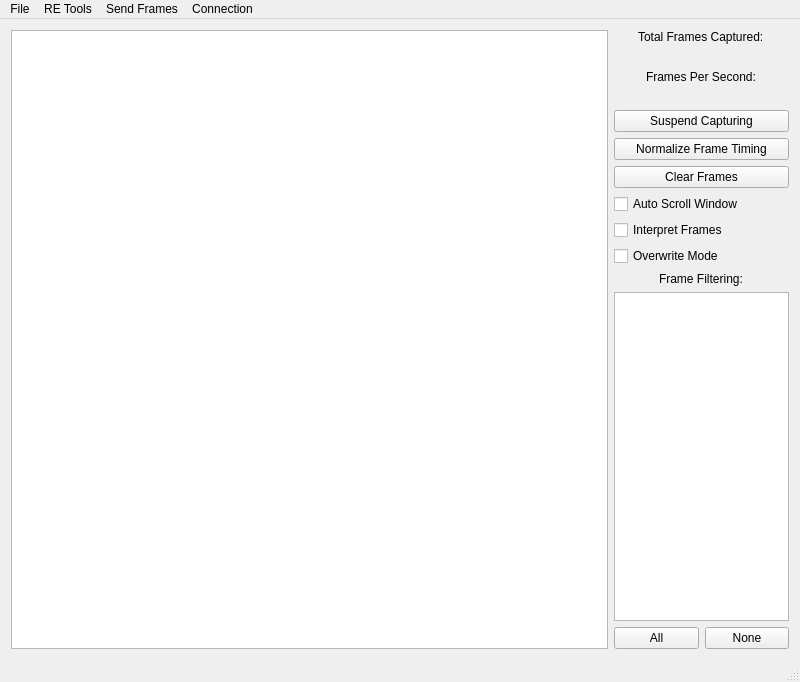
<?xml version="1.0" encoding="UTF-8"?>
<ui version="4.0">
 <class>MainWindow</class>
 <widget class="QMainWindow" name="MainWindow">
  <property name="geometry">
   <rect>
    <x>0</x>
    <y>0</y>
    <width>800</width>
    <height>682</height>
   </rect>
  </property>
  <property name="sizePolicy">
   <sizepolicy hsizetype="Fixed" vsizetype="Fixed">
    <horstretch>0</horstretch>
    <verstretch>0</verstretch>
   </sizepolicy>
  </property>
  <property name="minimumSize">
   <size>
    <width>800</width>
    <height>500</height>
   </size>
  </property>
  <property name="windowTitle">
   <string>SavvyCAN</string>
  </property>
  <widget class="QWidget" name="centralWidget">
   <layout class="QHBoxLayout" name="horizontalLayout">
    <item>
     <widget class="QTableView" name="canFramesView">
      <property name="alternatingRowColors">
       <bool>true</bool>
      </property>
      <property name="wordWrap">
       <bool>false</bool>
      </property>
      <attribute name="verticalHeaderDefaultSectionSize">
       <number>24</number>
      </attribute>
      <attribute name="verticalHeaderMinimumSectionSize">
       <number>24</number>
      </attribute>
     </widget>
    </item>
    <item>
     <layout class="QVBoxLayout" name="verticalLayout">
      <item alignment="Qt::AlignHCenter">
       <widget class="QLabel" name="label">
        <property name="sizePolicy">
         <sizepolicy hsizetype="Preferred" vsizetype="Fixed">
          <horstretch>0</horstretch>
          <verstretch>0</verstretch>
         </sizepolicy>
        </property>
        <property name="text">
         <string>Total Frames Captured:</string>
        </property>
       </widget>
      </item>
      <item alignment="Qt::AlignHCenter">
       <widget class="QLabel" name="lbNumFrames">
        <property name="sizePolicy">
         <sizepolicy hsizetype="Preferred" vsizetype="Fixed">
          <horstretch>0</horstretch>
          <verstretch>0</verstretch>
         </sizepolicy>
        </property>
        <property name="text">
         <string/>
        </property>
       </widget>
      </item>
      <item alignment="Qt::AlignHCenter">
       <widget class="QLabel" name="label_6">
        <property name="sizePolicy">
         <sizepolicy hsizetype="Preferred" vsizetype="Fixed">
          <horstretch>0</horstretch>
          <verstretch>0</verstretch>
         </sizepolicy>
        </property>
        <property name="text">
         <string>Frames Per Second:</string>
        </property>
       </widget>
      </item>
      <item alignment="Qt::AlignHCenter">
       <widget class="QLabel" name="lbFPS">
        <property name="sizePolicy">
         <sizepolicy hsizetype="Preferred" vsizetype="Fixed">
          <horstretch>0</horstretch>
          <verstretch>0</verstretch>
         </sizepolicy>
        </property>
        <property name="text">
         <string/>
        </property>
       </widget>
      </item>
      <item>
       <widget class="QPushButton" name="btnCaptureToggle">
        <property name="text">
         <string>Suspend Capturing</string>
        </property>
       </widget>
      </item>
      <item>
       <widget class="QPushButton" name="btnNormalize">
        <property name="text">
         <string>Normalize Frame Timing</string>
        </property>
       </widget>
      </item>
      <item>
       <widget class="QPushButton" name="btnClearFrames">
        <property name="text">
         <string>Clear Frames</string>
        </property>
       </widget>
      </item>
      <item>
       <widget class="QCheckBox" name="cbAutoScroll">
        <property name="text">
         <string>Auto Scroll Window</string>
        </property>
       </widget>
      </item>
      <item>
       <widget class="QCheckBox" name="cbInterpret">
        <property name="text">
         <string>Interpret Frames</string>
        </property>
       </widget>
      </item>
      <item>
       <widget class="QCheckBox" name="cbOverwrite">
        <property name="text">
         <string>Overwrite Mode</string>
        </property>
       </widget>
      </item>
      <item alignment="Qt::AlignHCenter">
       <widget class="QLabel" name="label_7">
        <property name="text">
         <string>Frame Filtering:</string>
        </property>
       </widget>
      </item>
      <item alignment="Qt::AlignHCenter">
       <widget class="QListWidget" name="listFilters">
        <property name="sizePolicy">
         <sizepolicy hsizetype="Fixed" vsizetype="Expanding">
          <horstretch>0</horstretch>
          <verstretch>0</verstretch>
         </sizepolicy>
        </property>
        <property name="minimumSize">
         <size>
          <width>0</width>
          <height>160</height>
         </size>
        </property>
        <property name="maximumSize">
         <size>
          <width>175</width>
          <height>16777215</height>
         </size>
        </property>
       </widget>
      </item>
      <item>
       <layout class="QHBoxLayout" name="horizontalLayout_3">
        <item>
         <widget class="QPushButton" name="btnFilterAll">
          <property name="text">
           <string>All</string>
          </property>
         </widget>
        </item>
        <item>
         <widget class="QPushButton" name="btnFilterNone">
          <property name="text">
           <string>None</string>
          </property>
         </widget>
        </item>
       </layout>
      </item>
     </layout>
    </item>
   </layout>
  </widget>
  <widget class="QMenuBar" name="menuBar">
   <property name="geometry">
    <rect>
     <x>0</x>
     <y>0</y>
     <width>800</width>
     <height>17</height>
    </rect>
   </property>
   <widget class="QMenu" name="menu_RE_Tools">
    <property name="title">
     <string>RE Tools</string>
    </property>
    <addaction name="actionFlow_View"/>
    <addaction name="actionGraph_Dta"/>
    <addaction name="actionFrame_Data_Analysis"/>
    <addaction name="actionFile_Comparison"/>
    <addaction name="actionRange_State_2"/>
    <addaction name="actionSingle_Multi_State_2"/>
    <addaction name="actionISO_TP_Decoder"/>
   </widget>
   <widget class="QMenu" name="menuSend_Frames">
    <property name="title">
     <string>Send Frames</string>
    </property>
    <addaction name="action_Playback"/>
    <addaction name="action_Custom"/>
    <addaction name="actionScripting_INterface"/>
    <addaction name="actionFuzzing"/>
    <addaction name="actionUDS_Scanner"/>
    <addaction name="actionFirmware_Update"/>
    <addaction name="actionMotorControlConfig"/>
   </widget>
   <widget class="QMenu" name="menuFile">
    <property name="title">
     <string>File</string>
    </property>
    <addaction name="actionOpen_Log_File"/>
    <addaction name="actionSave_Filtered_Log_File"/>
    <addaction name="actionSave_Log_File"/>
    <addaction name="separator"/>
    <addaction name="actionLoad_Filter_Definition"/>
    <addaction name="actionSave_Filter_Definition"/>
    <addaction name="separator"/>
    <addaction name="actionDBC_File_Manager"/>
    <addaction name="actionSave_Decoded_Frames"/>
    <addaction name="separator"/>
    <addaction name="actionPreferences"/>
    <addaction name="separator"/>
    <addaction name="actionExit_Application"/>
   </widget>
   <widget class="QMenu" name="menuConnection">
    <property name="title">
     <string>Connection</string>
    </property>
    <addaction name="actionSetup"/>
    <addaction name="actionConnect"/>
   </widget>
   <addaction name="menuFile"/>
   <addaction name="menu_RE_Tools"/>
   <addaction name="menuSend_Frames"/>
   <addaction name="menuConnection"/>
  </widget>
  <widget class="QStatusBar" name="statusBar"/>
  <action name="action_Playback">
   <property name="text">
    <string>Playback</string>
   </property>
  </action>
  <action name="action_Custom">
   <property name="text">
    <string>Custom</string>
   </property>
  </action>
  <action name="actionFlow_View">
   <property name="text">
    <string>Flow View</string>
   </property>
  </action>
  <action name="actionFuzzy_Scope">
   <property name="text">
    <string>Fuzzy Scope</string>
   </property>
  </action>
  <action name="actionGraph_Dta">
   <property name="text">
    <string>Graph Data</string>
   </property>
  </action>
  <action name="actionOpen_Log_File">
   <property name="text">
    <string>Load Log File</string>
   </property>
  </action>
  <action name="actionSave_Log_File">
   <property name="text">
    <string>Save Log File</string>
   </property>
  </action>
  <action name="actionFrame_Data_Analysis">
   <property name="text">
    <string>Frame Data Analysis</string>
   </property>
  </action>
  <action name="actionLoad_DBC_File">
   <property name="text">
    <string>Load DBC File</string>
   </property>
  </action>
  <action name="actionEdit_Messages_Signals">
   <property name="text">
    <string>Edit Messages/Signals</string>
   </property>
  </action>
  <action name="actionSave_DBC_File">
   <property name="text">
    <string>Save DBC File</string>
   </property>
  </action>
  <action name="actionSave_Decoded_Frames">
   <property name="text">
    <string>Save Decoded Frames</string>
   </property>
  </action>
  <action name="actionExit_Application">
   <property name="text">
    <string>Exit Application</string>
   </property>
  </action>
  <action name="actionFile_Comparison">
   <property name="text">
    <string>File Comparison</string>
   </property>
  </action>
  <action name="actionPreferences">
   <property name="text">
    <string>Preferences</string>
   </property>
  </action>
  <action name="actionSave_Filtered_Log_File">
   <property name="text">
    <string>Save Filtered Log File</string>
   </property>
  </action>
  <action name="actionLoad_Filter_Definition">
   <property name="text">
    <string>Load Filter Definition</string>
   </property>
  </action>
  <action name="actionSave_Filter_Definition">
   <property name="text">
    <string>Save Filter Definition</string>
   </property>
  </action>
  <action name="actionFirmware_Uploader">
   <property name="text">
    <string>Firmware Uploader</string>
   </property>
  </action>
  <action name="actionSetup">
   <property name="text">
    <string>Set Port</string>
   </property>
  </action>
  <action name="actionConnect">
   <property name="text">
    <string>Connect</string>
   </property>
  </action>
  <action name="actionScripting_INterface">
   <property name="text">
    <string>Scripting Interface</string>
   </property>
  </action>
  <action name="actionRange_State_2">
   <property name="text">
    <string>Range State</string>
   </property>
  </action>
  <action name="actionSingle_Multi_State_2">
   <property name="text">
    <string>Single/Multi State</string>
   </property>
  </action>
  <action name="actionDBC_File_Manager">
   <property name="text">
    <string>DBC File Manager</string>
   </property>
  </action>
  <action name="actionFuzzing">
   <property name="text">
    <string>Fuzzing</string>
   </property>
  </action>
  <action name="actionUDS_Scanner">
   <property name="text">
    <string>UDS Scanner</string>
   </property>
  </action>
  <action name="actionISO_TP_Decoder">
   <property name="text">
    <string>ISO-TP Decoder</string>
   </property>
  </action>
  <action name="actionFirmware_Update">
   <property name="text">
    <string>Firmware Update</string>
   </property>
  </action>
  <action name="actionMotorControlConfig">
   <property name="text">
    <string>MotorControlConfig</string>
   </property>
  </action>
 </widget>
 <layoutdefault spacing="6" margin="11"/>
 <resources/>
 <connections/>
 <slots>
  <slot>handleLoadFile()</slot>
  <slot>connButtonPress()</slot>
  <slot>showGraphingWindow()</slot>
  <slot>showFrameDataAnalysis()</slot>
 </slots>
</ui>
